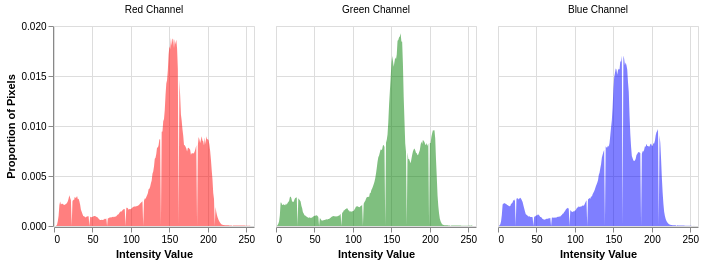

The notebook cell this image was saved under:
### Markdown cell above
### Check image exposure using *pcv.qc.exposure*
Plots each channel of an RGB image as a histogram and checks saturation.
Inputs:
   * rgb_img  = An RGB image as a numpy array
   * warning_threshold = The threshold value for triggering a warning for over- or underexposure, by default 0.05

If over 5% of pixels are 0 or 255 (totally unsaturated or saturated) then a warning will be returned along with the histogram of each channel

### Code cell
# exposure check
# here we leave the `warning_threshold` at the default of 0.05
hist = pcv.qc.exposure(img)

### Figure 1 — Vega-Lite specification as saved in the notebook (floating-point values rounded to 4 significant figures; data arrays with more than 128 entries replaced by an {"elided": "..."} marker saying what was removed)
{"config": {"view": {"continuousWidth": 300, "continuousHeight": 300}}, "data": {"name": "data-89075029e859126b4dea58ac9ddbf44c"}, "mark": {"type": "area", "opacity": 0.5}, "encoding": {"color": {"field": "Channel", "legend": null, "scale": {"range": ["red", "green", "blue"]}, "sort": ["red", "green", "blue"], "type": "nominal"}, "column": {"field": "Channel", "sort": ["Red Channel", "Green Channel", "Blue Channel"], "title": null, "type": "nominal"}, "x": {"field": "intensity", "title": "Intensity Value", "type": "quantitative"}, "y": {"field": "Proportion", "title": "Proportion of Pixels", "type": "quantitative"}}, "height": 200, "transform": [{"fold": ["Red Channel", "Green Channel", "Blue Channel"], "as": ["Channel", "Proportion"]}], "width": 200, "$schema": "https://vega.github.io/schema/vega-lite/v5.20.1.json", "datasets": {"data-89075029e859126b4dea58ac9ddbf44c": {"elided": "256 records"}}}
